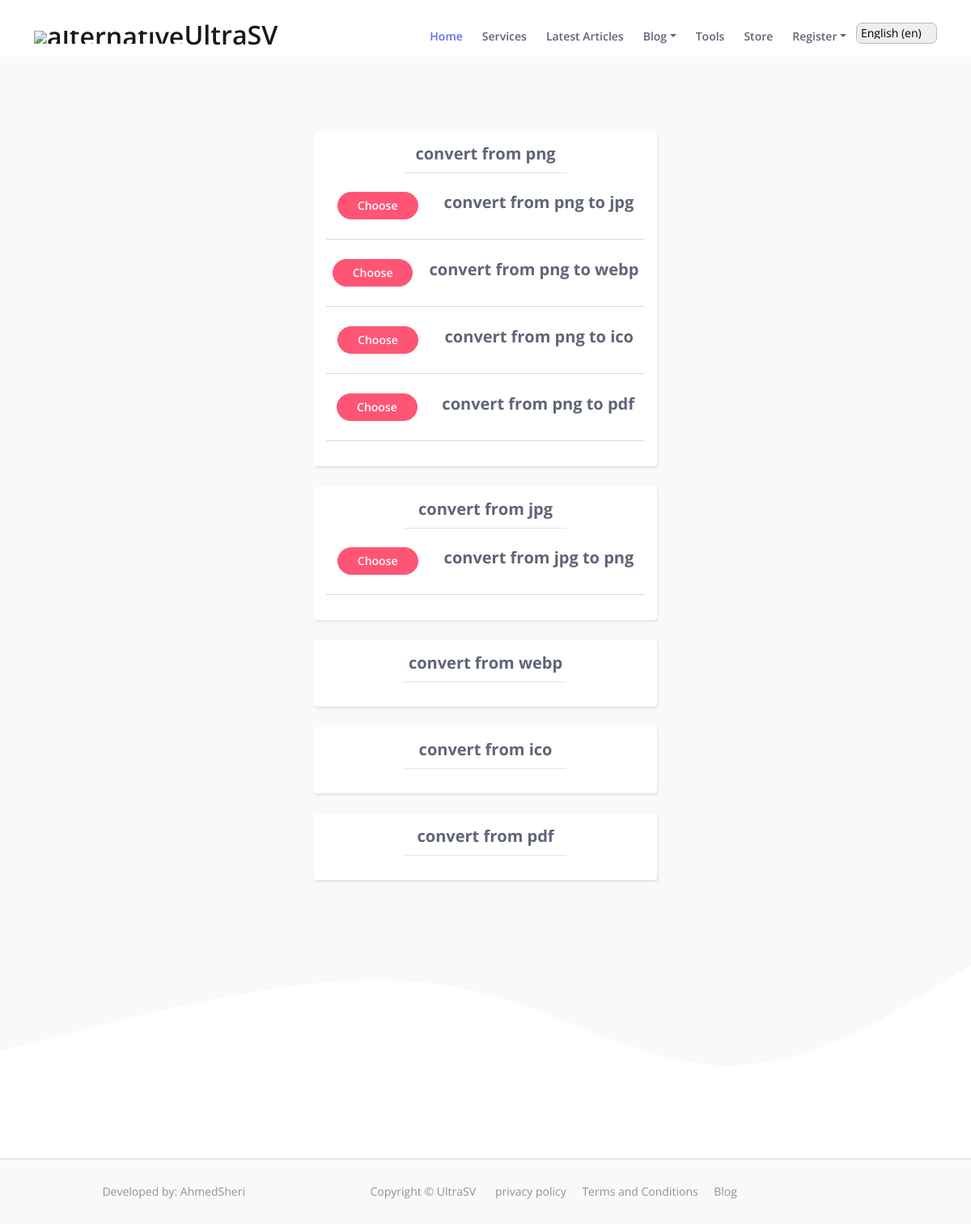
/en/tools/AllConvertImageFormatToAnother, run on the app's committed database.
### tools/models.py (models this page shows)
class ConvertImageFormatModel(models.Model):
    title = models.CharField(max_length=255, verbose_name="العنوان")
    desc = models.TextField(verbose_name="الوصف", blank=True)
    image = models.ImageField(upload_to="tools/ConvertImageFormatToImage/", verbose_name="الصورة", blank=True)
    from_format = models.CharField(max_length=50, choices=IMAGE_FORMAT_CHOICES, default="png")
    to_format = models.CharField(max_length=50, choices=IMAGE_FORMAT_CHOICES, default="jpg")
    article = FroalaField(verbose_name="المقالة", blank=True)
    keyword = models.TextField(verbose_name="كلمات مفتاحية", null=True, blank=True)

### tools/views.py (the view)
# urls.py: path('AllConvertImageFormatToAnother', views.AllConvertImageFormatToAnother, name="AllConvertImageFormatToAnother"),
def AllConvertImageFormatToAnother(request):
    IMAGE_FORMAT_LIST = [i[0] for i in IMAGE_FORMAT_CHOICES]
    print(IMAGE_FORMAT_LIST)
    obj = ConvertImageFormatModel.objects.all()
    for o in obj:
        o.title = o.title.replace(' ', '-')
    return render(request, 'tools/AllConvertImageFormatToAnother.html', {"obj":obj, "IMAGE_FORMAT_LIST":IMAGE_FORMAT_LIST})

### blog/models.py (called while the page is built)
    def __str__(self):
        return self.name

### blog/templatetags/loadArticleTypes.py (called while the page is built)
@register.simple_tag
def ArticleTypesObjects():
      return blogTypes.objects.all()

### templates/tools/AllConvertImageFormatToAnother.html (shortened to what this page needs)
{% extends 'base.html' %}
{% load static %}
{% load i18n %}
{% get_current_language as LANGUAGE_CODE %}
{% get_available_languages as LANGUAGES %}
{% get_language_info_list for LANGUAGES as languages %}
{% get_language_info for LANGUAGE_CODE as lang %}
{% block links %}
<link rel="stylesheet" href="{% static 'css/blog.css' %}">
<link rel="stylesheet" href="{% static 'froala_editor/css/froala_style.min.css' %}">
<link rel="stylesheet" href="https://cdn.jsdelivr.net/npm/bootstrap-icons@1.9.1/font/bootstrap-icons.css">
{% endblock %}
{% block content %}
{% if LANGUAGE_CODE == "en" %}
<div dir="rtl">
    <div>
        <br>
        <div class="main">
            <div class="img-title">
                <div class="main-card">
                </div>
                {% for format in IMAGE_FORMAT_LIST %}
                <div class="format-card-main">
                    <p class="format-title">convert from {{format}}</p>
                    {% for tool in obj %}
                    {% if tool.from_format == format %}
                    <div>
                        <div class="image-formats-item">
                            <div class="format-info">
                                convert from {{tool.from_format}} to {{tool.to_format}}
                            </div>
                            <div>
                                <a class="btn-solid-sm" href="{% url 'ConvertImageFormatToAnother' tool.id %}">Choose</a>
                            </div>
                        </div>
                    </div>
                    <hr>
                    {% endif %}
                    {% endfor %}
                </div>
                {% endfor %}
            </div>
            <div id="father">
            </div>
        </div>
        <br>
        <div class="fr-view container">
            <br>
        </div>
    </div>
</div>
{% endif %}
{% endblock %}

### UltraSv/static/css/styles.css (style rules this page uses)
body, html { width: 100%; height: 100%; }
body, p { color: #5e6576; font: 400 1rem/1.625rem "Open Sans", sans-serif; }
a { color: #5e6576; text-decoration: underline; }
.btn-solid-sm { display: inline-block; padding: 1rem 1.5rem 1rem 1.5rem; border: 1px solid #ff5574; border-radius: 30px; background-color: #ff5574; color: #ffffff; font-weight: 600; font-size: 0.875rem; line-height: 0; text-decoration: none; transition: all 0.2s; }
@media (min-width: 1200px) { .container { max-width: 1140px; } }

### templates/tools/AllConvertImageFormatToAnother.html (style rules this page uses)
.image-formats-item { padding: 8px; display: flex; border-radius: 5px; justify-content: space-around; }
.format-info { font-weight: bold; font-size: 20px; padding-left: 20px; }
.format-card-main { padding: 15px; background-color: #fff; box-shadow: rgb(224, 224, 224) 1px 2px 3px; border-bottom: #363d47; margin-bottom: 25px; border-radius: 4px; transition: .4s; }
.format-title { font-size: 20px; text-align: center; font-weight: bold; margin: auto; border-bottom: #e4e4e4 1px solid; width: 200px; margin-bottom: 15px; padding-bottom: 10px; }
.fr-view { width: 94%; display: block; margin: auto; }
.main-card { padding: 15px 15px; max-width: 400px; }
svg { width: 100%; display: block; }
.img-title { display: flex; flex-wrap: wrap; flex-direction: column; align-content: center; }
.main { padding-top: 90px; --bs-bg-opacity: 1; background-color: rgba(242, 246, 252, var(--bs-bg-opacity)) !important; background-color: rgba(var(--bs-light-rgb), var(--bs-bg-opacity)) !important }
.bg-light-color { --bs-bg-opacity: 1; background-color: rgba(242, 246, 252, var(--bs-bg-opacity)) !important; background-color: rgba(var(--bs-light-rgb), var(--bs-bg-opacity)) !important }
@media only screen and (max-width: 1200px) { .main-card { max-width: 300px; } }

### data on the page
ConvertImageFormatModel: from_format "png", to_format "jpg"
ConvertImageFormatModel: from_format "png", to_format "webp"
ConvertImageFormatModel: from_format "png", to_format "ico"
ConvertImageFormatModel: from_format "png", to_format "pdf"
ConvertImageFormatModel: from_format "jpg", to_format "png"

### other printed values
form field language "English (en)"
